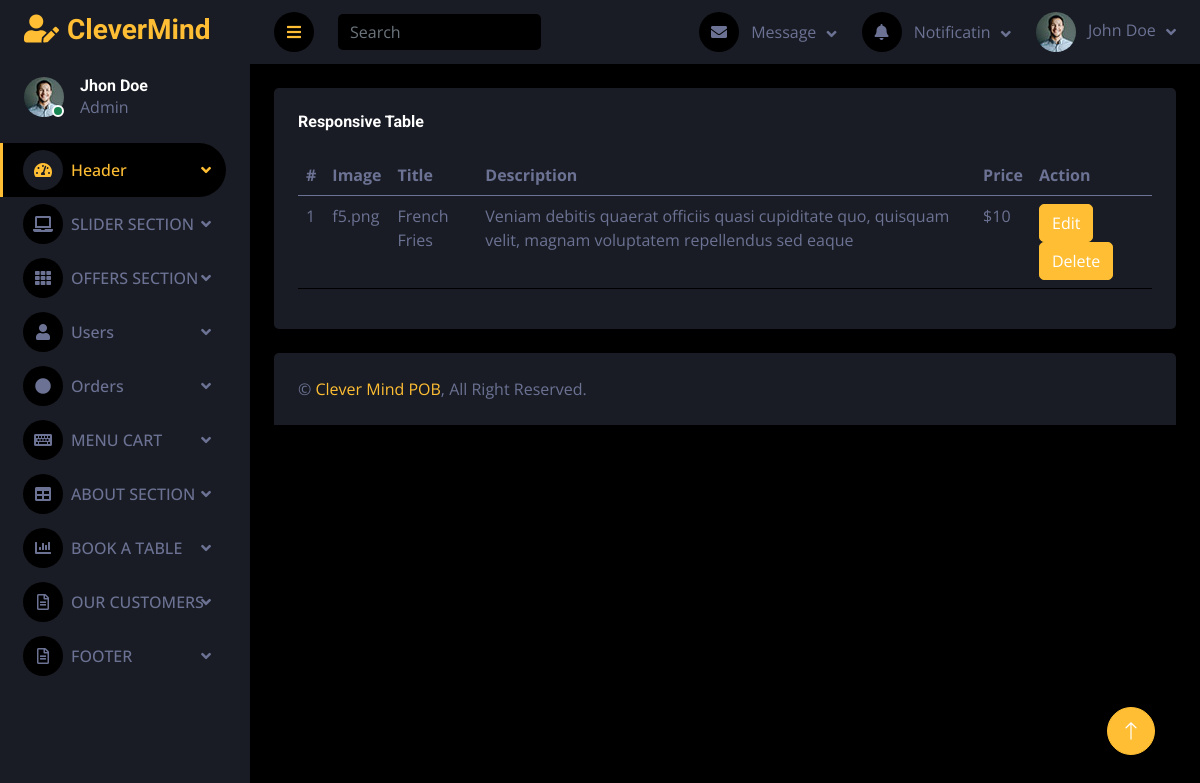
/darkpan-1.0.0/view_fries.php, run on the app's committed database.
### tables this page shows
CREATE TABLE `fries_menu` (
  `id` int(250) NOT NULL,
  `image` varchar(250) NOT NULL,
  `title` varchar(250) NOT NULL,
  `description` varchar(250) NOT NULL,
  `price` varchar(250) NOT NULL
);

### darkpan-1.0.0/view_fries.php (the view, shortened to what this page needs)
<?php
require_once("conn.php");
?>
<!DOCTYPE html>
<html lang="en">
<head>
    <link href="https://cdnjs.cloudflare.com/ajax/libs/font-awesome/5.10.0/css/all.min.css" rel="stylesheet">
    <link href="https://cdn.jsdelivr.net/npm/bootstrap-icons@1.4.1/font/bootstrap-icons.css" rel="stylesheet">
    <link href="lib/owlcarousel/assets/owl.carousel.min.css" rel="stylesheet">
    <link href="lib/tempusdominus/css/tempusdominus-bootstrap-4.min.css" rel="stylesheet" />
    <link href="css/bootstrap.min.css" rel="stylesheet">
    <link href="css/style.css" rel="stylesheet">
</head>
<body>
    <div class="container-fluid position-relative d-flex p-0">
        <div class="sidebar pe-4 pb-3">
            <nav class="navbar bg-secondary navbar-dark">
                <a href="index.html" class="navbar-brand mx-4 mb-3">
                    <h3 class="text-primary"><i class="fa fa-user-edit me-2"></i>CleverMind</h3>
                </a>
                <div class="d-flex align-items-center ms-4 mb-4">
                    <div class="position-relative">
                        <img class="rounded-circle" src="img/user.jpg" alt="" style="width: 40px; height: 40px;">
                        <div class="bg-success rounded-circle border border-2 border-white position-absolute end-0 bottom-0 p-1"></div>
                    </div>
                    <div class="ms-3">
                        <h6 class="mb-0">Jhon Doe</h6>
                        <span>Admin</span>
                    </div>
                </div>
                <div class="navbar-nav w-100">
                <div class="nav-item dropdown">
                    <a href="index.html" class="nav-link dropdown-toggle active" data-bs-toggle="dropdown"><i class="fa fa-tachometer-alt me-2"></i>Header</a>
                </div>
                <div class="nav-item dropdown">
                    <a href="#" class="nav-link dropdown-toggle" data-bs-toggle="dropdown"><i class="fa fa-laptop me-2"></i>SLIDER SECTION</a>
                </div>
                <div class="nav-item dropdown">
                    <a href="widget.html" class="nav-link dropdown-toggle " data-bs-toggle="dropdown"><i class="fa fa-th me-2"></i>OFFERS SECTION</a>
                </div>
                <div class="nav-item dropdown">
                    <a href="widget.html" class="nav-link dropdown-toggle " data-bs-toggle="dropdown"><i class="fa fa-user me-2"></i>Users</a>
                </div>
                <div class="nav-item dropdown">
                    <a href="widget.html" class="nav-link dropdown-toggle " data-bs-toggle="dropdown"><i class="fa fa-circle me-2"></i>Orders</a>
                </div>
                <div class="nav-item dropdown">
                    <a href="form.html" class="nav-link dropdown-toggle " data-bs-toggle="dropdown"><i class="fa fa-keyboard me-2"></i>MENU CART</a>
                </div>
                <div class="nav-item dropdown">
                    <a href="table.html" class="nav-link dropdown-toggle " data-bs-toggle="dropdown"><i class="fa fa-table me-2"></i>ABOUT SECTION</a>
                </div>
                <div class="nav-item dropdown">
                    <a href="chart.html" class="nav-link dropdown-toggle " data-bs-toggle="dropdown"><i class="fa fa-chart-bar me-2"></i>BOOK A TABLE</a>
                </div>
                <div class="nav-item dropdown">
                    <a href="#" class="nav-link dropdown-toggle" data-bs-toggle="dropdown"><i class="far fa-file-alt me-2"></i>OUR CUSTOMERS</a>
                </div>
                <div class="nav-item dropdown">
                    <a href="#" class="nav-link dropdown-toggle" data-bs-toggle="dropdown"><i class="far fa-file-alt me-2"></i>FOOTER</a>
                </div>
            </div>
            </nav>
        </div>
        <div class="content">
            <nav class="navbar navbar-expand bg-secondary navbar-dark sticky-top px-4 py-0">
                <a href="#" class="sidebar-toggler flex-shrink-0">
                    <i class="fa fa-bars"></i>
                </a>
                <form class="d-none d-md-flex ms-4">
                    <input class="form-control bg-dark border-0" type="search" placeholder="Search">
                </form>
                <div class="navbar-nav align-items-center ms-auto">
                    <div class="nav-item dropdown">
                        <a href="#" class="nav-link dropdown-toggle" data-bs-toggle="dropdown">
                            <i class="fa fa-envelope me-lg-2"></i>
                            <span class="d-none d-lg-inline-flex">Message</span>
                        </a>
                    </div>
                    <div class="nav-item dropdown">
                        <a href="#" class="nav-link dropdown-toggle" data-bs-toggle="dropdown">
                            <i class="fa fa-bell me-lg-2"></i>
                            <span class="d-none d-lg-inline-flex">Notificatin</span>
                        </a>
                    </div>
                    <div class="nav-item dropdown">
                        <a href="#" class="nav-link dropdown-toggle" data-bs-toggle="dropdown">
                            <img class="rounded-circle me-lg-2" src="img/user.jpg" alt="" style="width: 40px; height: 40px;">
                            <span class="d-none d-lg-inline-flex">John Doe</span>
                        </a>
                    </div>
                </div>
            </nav>
            <div class="container-fluid pt-4 px-4">
                <div class="row g-4">
                    <div class="col-12">
                        <div class="bg-secondary rounded h-100 p-4">
                            <h6 class="mb-4">Responsive Table</h6>
                            <div class="table-responsive">
                                <table class="table">
                                    <thead>
                                       <tr>
                                          <th>#</th>
                                          <th>Image</th>
                                          <th>Title</th>
                                          <th>Description</th>
                                          <th>Price</th>
                                          <th>Action</th>
                                       </tr>
                                    </thead>
                                    <tbody>
                                    <?php
                                       $sql = "SELECT * FROM   fries_menu";
                                       $result = mysqli_query($conn, $sql);
                                       $countRow = mysqli_num_rows($result);
                                       if ($countRow > 0) {
                                          $i = 1;
                                          while ($row = mysqli_fetch_assoc($result)) {
                                             echo "
                                             <tr>
                                             <td>{$i}</td>
                                             <td>{$row['image']}</td>
                                             <td>{$row['title']}</td>
                                             <td>{$row['description']}</td>
                                             <td>{$row['price']}</td>
                                             <td>
                                             <a href='add_fries.php?edit={$row['id']}'>
                                             <button data-toggle='tooltip' title='Edit' class='btn btn-primary mr-2'>
                                             Edit
                                             </button>
                                             </a>
                                             <a href='view_fries.php?delete={$row['id']}'>
                                             <button data-toggle='tooltip' title='Trash' class='btn btn-primary mr-2'>
                                             Delete
                                             </button>
                                             </a>
                                             </td>
                                             </tr>
                                             ";
                                             $i++;
                                          }
                                       }
                                       ?>
                                    </tbody>
                                </table>
                            </div>
                        </div>
                    </div>
                </div>
            </div>
            <div class="container-fluid pt-4 px-4">
                <div class="bg-secondary rounded-top p-4">
                    <div class="row">
                        <div class="col-12 col-sm-6 text-center text-sm-start">
                            &copy; <a href="#">Clever Mind POB</a>, All Right Reserved.
                        </div>
                    </div>
                </div>
            </div>
        </div>
        <a href="#" class="btn btn-lg btn-primary btn-lg-square back-to-top"><i class="bi bi-arrow-up"></i></a>
    </div>
</body>
</html>

### darkpan-1.0.0/css/style.css (style rules this page uses)
:root { --primary: #ffbe33; --secondary: #191C24; --light: #6C7293; --dark: #000000; }
.back-to-top { position: fixed; display: none; right: 45px; bottom: 45px; z-index: 99; }
.btn { transition: .5s; }
.btn-lg-square { width: 48px; height: 48px; }
.btn-square, .btn-sm-square, .btn-lg-square { padding: 0; display: inline-flex; align-items: center; justify-content: center; font-weight: normal; border-radius: 50px; }
.sidebar { position: fixed; top: 0; left: 0; bottom: 0; width: 250px; height: 100vh; overflow-y: auto; background: var(--secondary); transition: 0.5s; z-index: 999; }
.content { margin-left: 250px; min-height: 100vh; background: var(--dark); transition: 0.5s; }
@media (min-width: 992px) { .sidebar { margin-left: 0; } }
@media (min-width: 992px) { .content { width: calc(100% - 250px); } }
.sidebar .navbar .navbar-nav .nav-link { padding: 7px 20px; color: var(--light); font-weight: 500; border-left: 3px solid var(--secondary); border-radius: 0 30px 30px 0; outline: none; }
.sidebar .navbar .navbar-nav .nav-link:hover, .sidebar .navbar .navbar-nav .nav-link.active { color: var(--primary); background: var(--dark); border-color: var(--primary); }
.sidebar .navbar .navbar-nav .nav-link i { width: 40px; height: 40px; display: inline-flex; align-items: center; justify-content: center; background: var(--dark); border-radius: 40px; }
.sidebar .navbar .navbar-nav .nav-link:hover i, .sidebar .navbar .navbar-nav .nav-link.active i { background: var(--secondary); }
.sidebar .navbar .dropdown-toggle::after { position: absolute; top: 15px; right: 15px; border: none; content: "\f107"; font-family: "Font Awesome 5 Free"; font-weight: 900; transition: .5s; }
.content .navbar .navbar-nav .nav-link { margin-left: 25px; padding: 12px 0; color: var(--light); outline: none; }
.content .navbar .sidebar-toggler, .content .navbar .navbar-nav .nav-link i { width: 40px; height: 40px; display: inline-flex; align-items: center; justify-content: center; background: var(--dark); border-radius: 40px; }
.content .navbar .dropdown-toggle::after { margin-left: 6px; vertical-align: middle; border: none; content: "\f107"; font-family: "Font Awesome 5 Free"; font-weight: 900; transition: .5s; }

### data on the page
fries_menu: image "f5.png", title "French Fries", description "Veniam debitis quaerat officiis quasi cupiditate quo, quisquam velit, magnam voluptatem repellendus sed eaque", price "$10"
